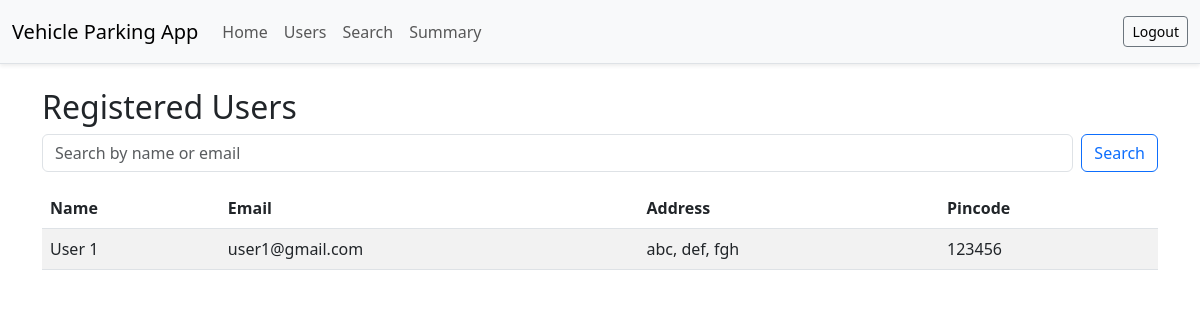
The app's page /admin/users (signed in) with its own data.
### models.py (models this page shows)
class User(db.Model):
    id = db.Column(db.Integer, primary_key=True)
    is_admin = db.Column(db.Boolean, default=False)
    name = db.Column(db.String(100), nullable=False)
    email = db.Column(db.String(100), unique=True, nullable=False)
    password_hash = db.Column(db.String(200), nullable=False)
    address=db.Column(db.String(200),nullable=False)
    pincode=db.Column(db.Integer,nullable=False)
    reservations = db.relationship('Reservation', backref='user', lazy=True)

### app.py (the view)
@app.route('/admin/users')
def admin_users():
    if session.get('user') != 'admin':
        return redirect(url_for('login'))
    query = request.args.get('query', '')
    if query:
        users = User.query.filter(
            User.is_admin == False,
            (User.name.ilike(f"%{query}%")) |
            (User.email.ilike(f"%{query}%"))
        ).all()
    else:
        users = User.query.filter_by(is_admin=False).all()
    return render_template('admin_users.html', users=users, query=query)

### templates/admin_users.html
{% extends "base.html" %}
{% block content %}
<h2>Registered Users</h2>
<form method="GET" class="d-flex mb-3" action="{{ url_for('admin_users') }}">
    <input type="text" name="query" class="form-control me-2" placeholder="Search by name or email" value="{{ query }}">
    <button type="submit" class="btn btn-outline-primary">Search</button>
</form>
<table class="table table-striped">
    <thead>
        <tr>
            <th>Name</th>
            <th>Email</th>
            <th>Address</th>
            <th>Pincode</th>
        </tr>
    </thead>
    <tbody>
        {% for user in users %}
        <tr>
            <td>{{ user.name }}</td>
            <td>{{ user.email }}</td>
            <td>{{ user.address }}</td>
            <td>{{ user.pincode }}</td>
        </tr>
        {% endfor %}
    </tbody>
</table>
{% endblock %}

### static/css/styles.css (style rules this page uses)
body { background-color: #f8f9fa; }
h2 { margin-bottom: 20px; }

### records on screen
User: name "User 1", email "user1@gmail.com", address "abc, def, fgh", pincode "123456"
